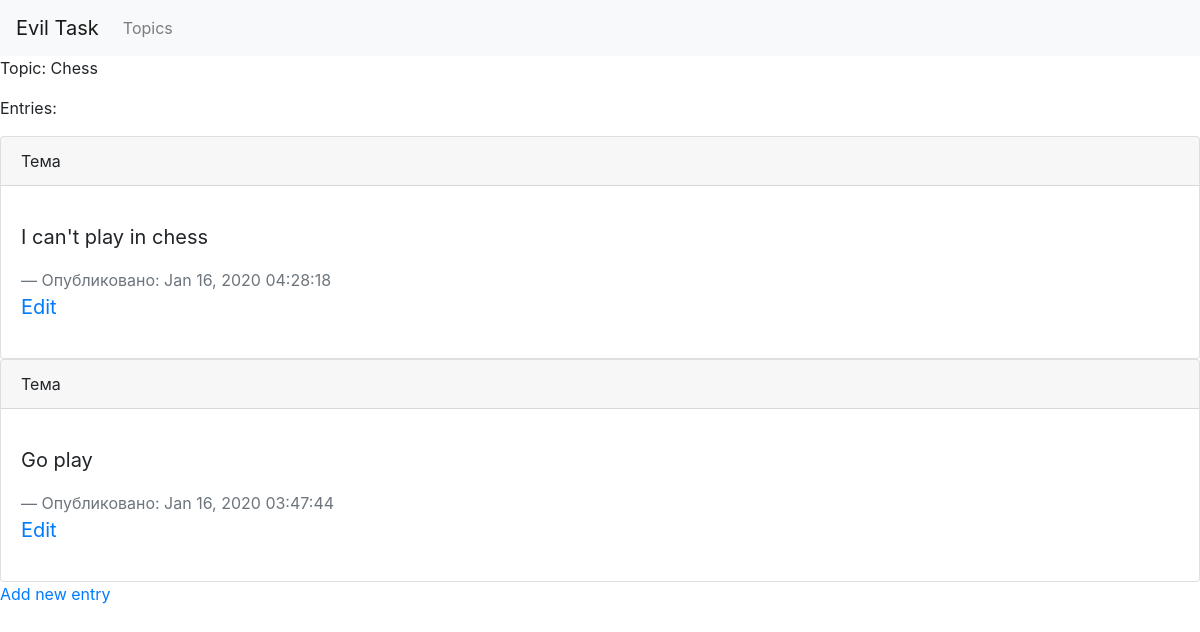
Page /topics/1/ on the earlier database version.
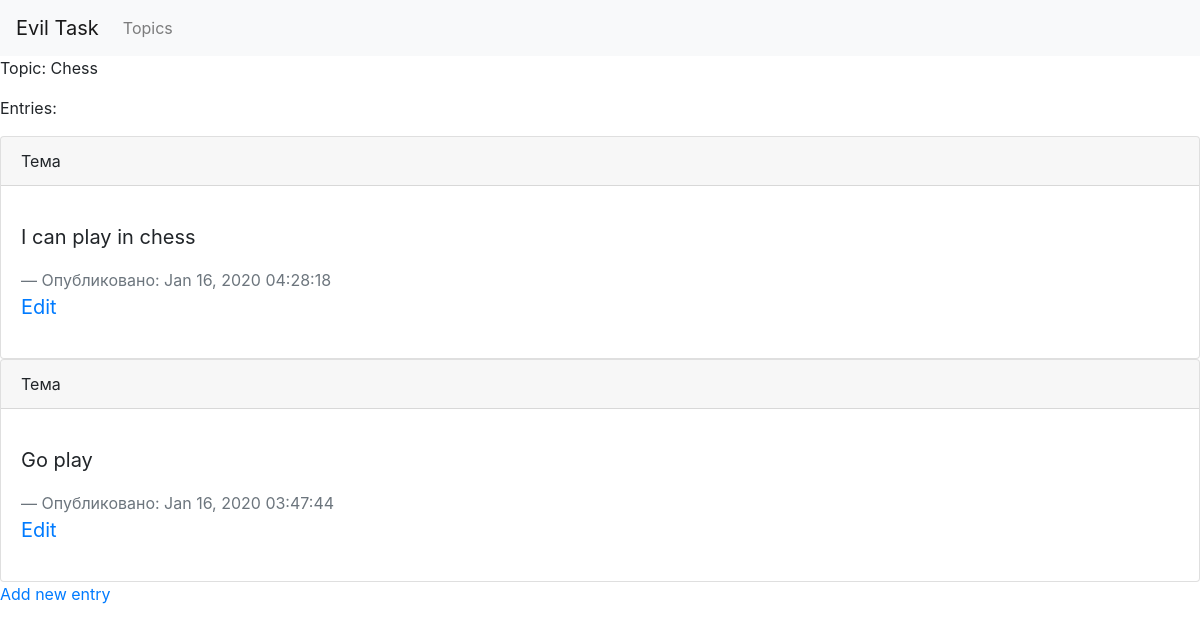
Same page on the later database version.
### Main/models.py (models this page shows, shortened)
class Entry(models.Model):
    topic = models.ForeignKey(Topic, on_delete=models.CASCADE)
    text = models.TextField()
    data_added = models.DateTimeField(auto_now_add=True)
    class Meta:
        verbose_name_plural = 'entries'

### Main/views.py (the view)
# urls.py: re_path(r'^topics/(?P<topic_id>\d+)/$', get_topic, name='topic'),
def get_topic(requests, topic_id):
    topic = Topic.objects.get(id=topic_id)
    entries = topic.entry_set.order_by('-data_added')
    return render(requests, 'topic.html', context={'topic':topic, 'entries':entries})

### Main/models.py (called while the page is built)
    def __str__(self):
        return self.text

### templates/topic.html
{% extends 'base.html' %}
{% block content %}
    <p>Topic: {{ topic }}</p>
    <P>Entries: </P>
    {% for entry in entries %}
        <div class="card">
  <div class="card-header">
    Тема
  </div>
  <div class="card-body">
    <blockquote class="blockquote mb-0">
      <p>{{ entry.text|linebreaks }}</p>
      <footer class="blockquote-footer">Опубликовано: {{ entry.data_added|date:'M d, Y h:i:s'}}</footer>
      <p>
          <a href="{% url 'Main:edit_entry' entry.id %}">Edit</a>
      </p>
    </blockquote>
  </div>
</div>
        {% empty %}
            <li>There are no entries for this topic yet.</li>
    {% endfor %}
    <a href="{% url 'Main:create_entry' topic.id %}">Add new entry</a>
{% endblock %}

Differences in the rows shown:
changed Entry: text "I can't play in chess" → "I can play in chess"
